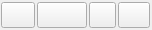
        <widget class="QWidget" name="video_control" native="true">
         <property name="geometry">
          <rect>
           <x>640</x>
           <y>9</y>
           <width>152</width>
           <height>30</height>
          </rect>
         </property>
         <property name="minimumSize">
          <size>
           <width>152</width>
           <height>30</height>
          </size>
         </property>
         <property name="maximumSize">
          <size>
           <width>152</width>
           <height>30</height>
          </size>
         </property>
         <layout class="QHBoxLayout" name="horizontalLayout_4">
          <property name="spacing">
           <number>1</number>
          </property>
          <property name="leftMargin">
           <number>0</number>
          </property>
          <property name="topMargin">
           <number>0</number>
          </property>
          <property name="rightMargin">
           <number>0</number>
          </property>
          <property name="bottomMargin">
           <number>0</number>
          </property>
          <item>
           <widget class="QPushButton" name="rewind">
            <property name="minimumSize">
             <size>
              <width>34</width>
              <height>26</height>
             </size>
            </property>
            <property name="maximumSize">
             <size>
              <width>34</width>
              <height>26</height>
             </size>
            </property>
            <property name="toolTip">
             <string notr="true"/>
            </property>
            <property name="text">
             <string/>
            </property>
           </widget>
          </item>
          <item>
           <widget class="QPushButton" name="play">
            <property name="minimumSize">
             <size>
              <width>50</width>
              <height>26</height>
             </size>
            </property>
            <property name="maximumSize">
             <size>
              <width>50</width>
              <height>26</height>
             </size>
            </property>
            <property name="toolTip">
             <string notr="true"/>
            </property>
            <property name="text">
             <string/>
            </property>
            <property name="checkable">
             <bool>true</bool>
            </property>
            <property name="autoExclusive">
             <bool>true</bool>
            </property>
           </widget>
          </item>
          <item>
           <widget class="QPushButton" name="framein">
            <property name="minimumSize">
             <size>
              <width>27</width>
              <height>26</height>
             </size>
            </property>
            <property name="maximumSize">
             <size>
              <width>27</width>
              <height>26</height>
             </size>
            </property>
            <property name="toolTip">
             <string notr="true"/>
            </property>
            <property name="text">
             <string/>
            </property>
           </widget>
          </item>
          <item>
           <widget class="QPushButton" name="forward">
            <property name="minimumSize">
             <size>
              <width>32</width>
              <height>26</height>
             </size>
            </property>
            <property name="maximumSize">
             <size>
              <width>32</width>
              <height>26</height>
             </size>
            </property>
            <property name="toolTip">
             <string notr="true"/>
            </property>
            <property name="text">
             <string/>
            </property>
           </widget>
          </item>
         </layout>
        </widget>
